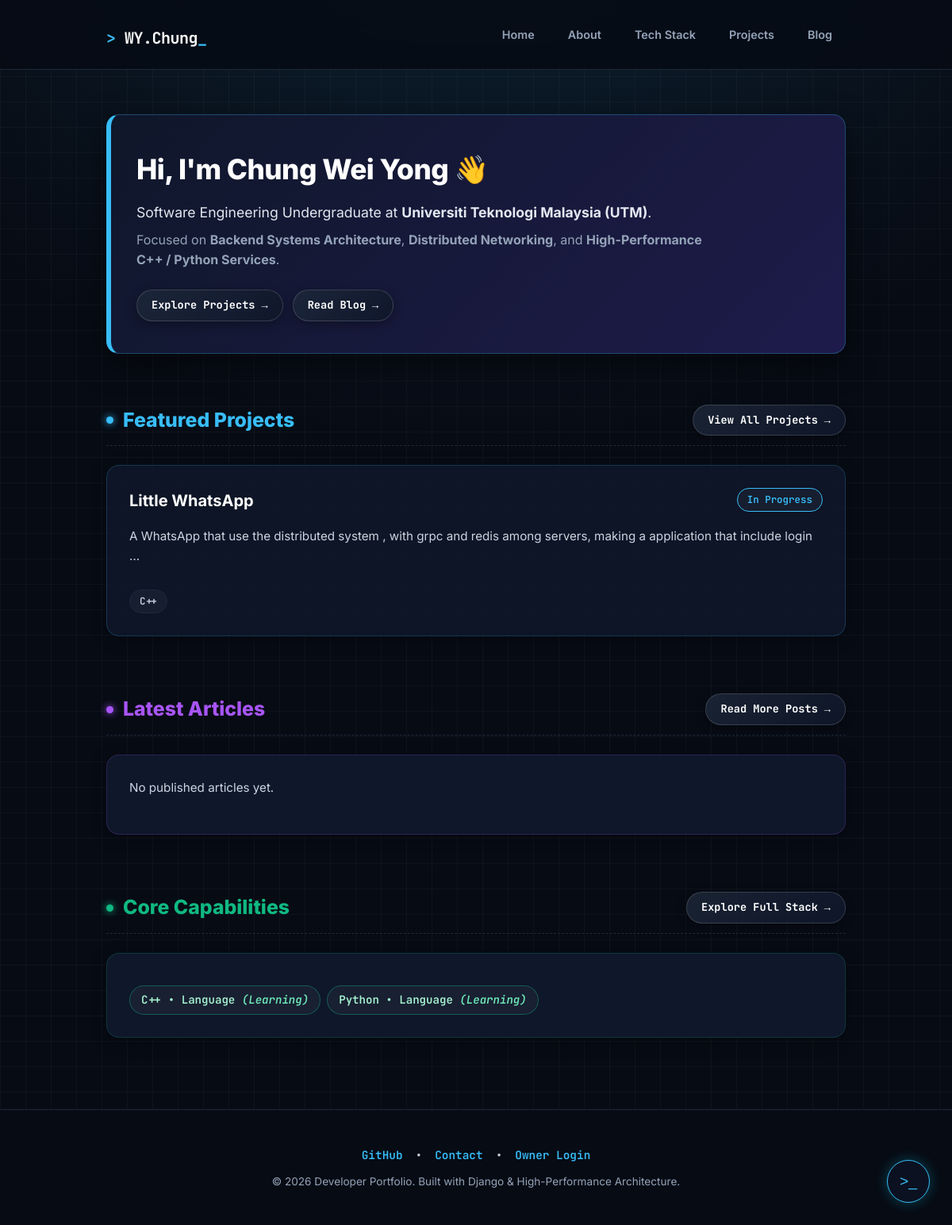
The page / on the database its author committed.
### portfolio/models.py (models this page shows, shortened)
class Project(models.Model):
    class Status(models.TextChoices):
        PLANNING = 'PLANNING', 'Planning'
        IN_PROGRESS = 'IN_PROGRESS', 'In Progress'
        COMPLETED = 'COMPLETED', 'Completed'
        PAUSED = 'PAUSED', 'Paused'
    title = models.CharField(max_length=100)
    slug = models.SlugField(unique=True)
    description = models.TextField()
    status = models.CharField(
        max_length=20,
        choices=Status.choices,
        default=Status.IN_PROGRESS
    )
    github_url = models.URLField(blank=True)
    demo_url = models.URLField(blank=True)
    technologies = models.ManyToManyField(
        Technology,
        related_name='projects',
        blank=True
    )
    created_at = models.DateTimeField(auto_now_add=True)
    updated_at = models.DateTimeField(auto_now=True)
    class Meta:
        ordering = ['-created_at']

class Technology(models.Model):
    name=models.CharField(max_length=50)
    class ProficiencyLevel(models.TextChoices):
        BEGINNER = 'BEG', 'Beginner'
        INTERMEDIATE = 'INT', 'Intermediate'
        ADVANCED = 'ADV', 'Advanced'
        EXPERT = 'EXP', 'Expert'
    category=models.ForeignKey(
        TechCategory,
        on_delete=models.CASCADE,
        related_name='technologies'
    )
    proficiency = models.CharField(
        max_length=3,
        choices=ProficiencyLevel.choices,
        default=ProficiencyLevel.BEGINNER
    )
    is_learning=models.BooleanField(default=False)
    class Meta:
        verbose_name_plural = "Technologies"

class TechCategory(models.Model):
    name=models.CharField(max_length=50,unique=True)
    order=models.IntegerField(default=0)
    class Meta:
        verbose_name_plural = "Tech Categories"
        ordering = ['order', 'name']

### core/views.py (the view)
# urls.py: 2. Add a URL to urlpatterns:  path('', views.home, name='home')
def home(request):
    recent_projects=Project.objects.prefetch_related('technologies').order_by('-created_at').all()[:2]
    latest_post=Post.objects.filter(status=Post.Status.PUBLISHED).prefetch_related('images','tags').select_related('author')[:3]
    featured_path=Technology.objects.select_related('category').all()[:6]
    context={
        'recent_projects':recent_projects,
        'latest_posts':latest_post,
        'featured_tech':featured_path,
    }
    return render(request,'core/home.html',context)

### core/templates/core/home.html (shortened to what this page needs)
{% extends 'base.html' %}
{% block content %}
    <section class="base-card card-hero has-bg-img" style="/* background-image: url('/static/images/hero-bg.jpg'); */">
        <h2 class="hero-title">Hi, I'm Chung Wei Yong 👋</h2>
        <p style="font-size: 1.1rem; color: #e2e8f0; margin-bottom: 8px;">
            Software Engineering Undergraduate at <strong>Universiti Teknologi Malaysia (UTM)</strong>.
        </p>
        <p style="color: var(--text-muted); max-width: 720px; margin-bottom: 24px;">
            Focused on <strong>Backend Systems Architecture</strong>, <strong>Distributed Networking</strong>,
            and <strong>High-Performance C++ / Python Services</strong>.
        </p>
        <div style="display: flex; gap: 12px; flex-wrap: wrap;">
            <a class="btn-glow-more" href="{% url 'portfolio:project_list' %}">
                Explore Projects <span class="arrow">&rarr;</span>
            </a>
            <a class="btn-glow-more" href="{% url 'blog:post_list' %}">
                Read Blog <span class="arrow">&rarr;</span>
            </a>
        </div>
    </section>
    <section class="section-block">
        <div class="section-title-wrap">
            <h3 class="section-heading" style="color: var(--c-cyan);">
                <span class="status-dot dot-cyan"></span> Featured Projects
            </h3>
            <a class="btn-glow-more" href="{% url 'portfolio:project_list' %}">
                View All Projects <span class="arrow">&rarr;</span>
            </a>
        </div>
        <div class="grid-two-cols">
            {% for project in recent_projects %}
                <article class="base-card card-project has-bg-img">
                    <div>
                        <div style="display: flex; justify-content: space-between; align-items: flex-start; margin-bottom: 8px;">
                            <h4 class="card-item-title">{{ project.title }}</h4>
                            <span class="pill-badge" style="color: var(--c-cyan); border-color: var(--c-cyan);">
                                {{ project.get_status_display }}
                            </span>
                        </div>
                        <p class="card-desc">{{ project.description|truncatewords:20 }}</p>
                    </div>
                    <div class="badge-list">
                        {% for tech in project.technologies.all %}
                            <span class="pill-badge">{{ tech.name }}</span>
                        {% empty %}
                            <span class="card-meta">No tags</span>
                        {% endfor %}
                    </div>
                </article>
            {% empty %}
                <div class="base-card card-project">
                    <p class="card-desc">No projects showcased yet.</p>
                </div>
            {% endfor %}
        </div>
    </section>
    <section class="section-block">
        <div class="section-title-wrap">
            <h3 class="section-heading" style="color: var(--c-purple);">
                <span class="status-dot dot-purple"></span> Latest Articles
            </h3>
            <a class="btn-glow-more" href="{% url 'blog:post_list' %}">
                Read More Posts <span class="arrow">&rarr;</span>
            </a>
        </div>
        <div class="grid-two-cols">
            {% for post in latest_posts %}
                <article class="base-card card-article has-bg-img">
                    <div>
                        <h4 class="card-item-title">
                            <a href="{% url 'blog:post_detail' slug=post.slug %}">{{ post.title }}</a>
                        </h4>
                        <p class="card-meta">
                            {{ post.publish_date|date:"M d, Y" }} &bull; By {{ post.author.username }}
                        </p>
                        <p class="card-desc">{{ post.summary|truncatewords:18 }}</p>
                    </div>
                    <div class="badge-list">
                        {% for tag in post.tags.all %}
                            <span class="pill-badge" style="color: var(--c-purple); border-color: rgba(168, 85, 247, 0.4);">
                                #{{ tag.name }}
                            </span>
                        {% endfor %}
                    </div>
                </article>
            {% empty %}
                <div class="base-card card-article">
                    <p class="card-desc">No published articles yet.</p>
                </div>
            {% endfor %}
        </div>
    </section>
    <section class="section-block" style="margin-bottom: 0;">
        <div class="section-title-wrap">
            <h3 class="section-heading" style="color: var(--c-emerald);">
                <span class="status-dot dot-emerald"></span> Core Capabilities
            </h3>
            <a class="btn-glow-more" href="{% url 'portfolio:tech_stack' %}">
                Explore Full Stack <span class="arrow">&rarr;</span>
            </a>
        </div>
        <div class="base-card card-tech">
            <div class="badge-list">
                {% for tech in featured_tech %}
                    <span class="pill-badge" style="font-size: 0.88rem; padding: 6px 14px; border-color: rgba(16, 185, 129, 0.4); color: #a7f3d0;">
                        {{ tech.name }} &bull; {{ tech.category.name }}
                        {% if tech.is_learning %}<em style="color: #6ee7b7;">(Learning)</em>{% endif %}
                    </span>
                {% empty %}
                    <p class="card-desc">No skills listed yet.</p>
                {% endfor %}
            </div>
        </div>
    </section>
{% endblock %}

### templates/base.html (shortened to what this page needs)
{% load static %}
<!DOCTYPE html>
<html lang="en">
<head>
    <link rel="stylesheet" href="{% static 'css/style.css' %}">
</head>
<body class="site-body">
    <header class="site-header">
        <div class="site-container header-layout">
            <h1 class="brand-logo">
                <a href="{% url 'core:home' %}"><span class="logo-accent">&gt;</span> WY.Chung<span class="cursor-blink">_</span></a>
            </h1>
            <nav class="nav-menu">
                <a class="nav-item" href="{% url 'core:home' %}">Home</a>
                <a class="nav-item" href="{% url 'core:about' %}">About</a>
                <a class="nav-item" href="{% url 'portfolio:tech_stack' %}">Tech Stack</a>
                <a class="nav-item" href="{% url 'portfolio:project_list' %}">Projects</a>
                <a class="nav-item" href="{% url 'blog:post_list' %}">Blog</a>
            </nav>
        </div>
    </header>
    <main class="site-main">
        <div class="site-container">
            {% block content %}
            {% endblock %}
        </div>
    </main>
<div id="ai-agent-widget" style="position: fixed; bottom: 28px; right: 28px; z-index: 999; font-family: var(--font-mono, monospace);">
    <button id="agent-toggle-btn" style="width: 54px; height: 54px; border-radius: 50%; background: #0b1120; border: 1.5px solid var(--c-cyan, #06b6d4); color: var(--c-cyan, #06b6d4); font-size: 1.2rem; cursor: pointer; box-shadow: 0 0 16px rgba(6, 182, 212, 0.35); transition: all 0.3s ease;">
        &gt;_
    </button>
</div>
    <footer class="site-footer">
        <div class="site-container footer-content">
            <div class="footer-links" style="display: inline-flex; align-items: center; justify-content: center; flex-wrap: wrap; gap: 8px;">
                <a class="interactive-link" href="https://github.com/CHUNG-WEI-YONG" target="_blank">GitHub</a>
                <span>&bull;</span>
                <a class="interactive-link" href="mailto:chungwyong@gmail.com">Contact</a>
                <span>&bull;</span>
                {% if user.is_authenticated %}
                    <span style="color: var(--c-emerald); font-family: var(--font-mono); font-size: 0.85rem;">
                        ● Admin Mode ({{ user.username }})
                    </span>
                    <span>&bull;</span>
                    <form action="{% url 'admin:logout' %}" method="post" style="display: inline-block; margin: 0;">
                        {% csrf_token %}
                        <button type="submit" class="interactive-link" style="background: none; border: none; padding: 0; cursor: pointer; font: inherit;">
                            Logout
                        </button>
                    </form>
                {% else %}
                    <a class="interactive-link" href="{% url 'admin:login' %}">Owner Login</a>
                {% endif %}
            </div>
            <p class="footer-copyright">&copy; 2026 Developer Portfolio. Built with Django &amp; High-Performance Architecture.</p>
        </div>
    </footer>
</body>
</html>

### rows shown on the page
Project: title "Little WhatsApp", status "In Progress", description "A WhatsApp that use the distributed system , with grpc and redis among servers, making a application that include login …"
Technology: name "C++", category.name "Language", is_learning "(Learning)"
Technology: name "Python", category.name "Language", is_learning "(Learning)"
